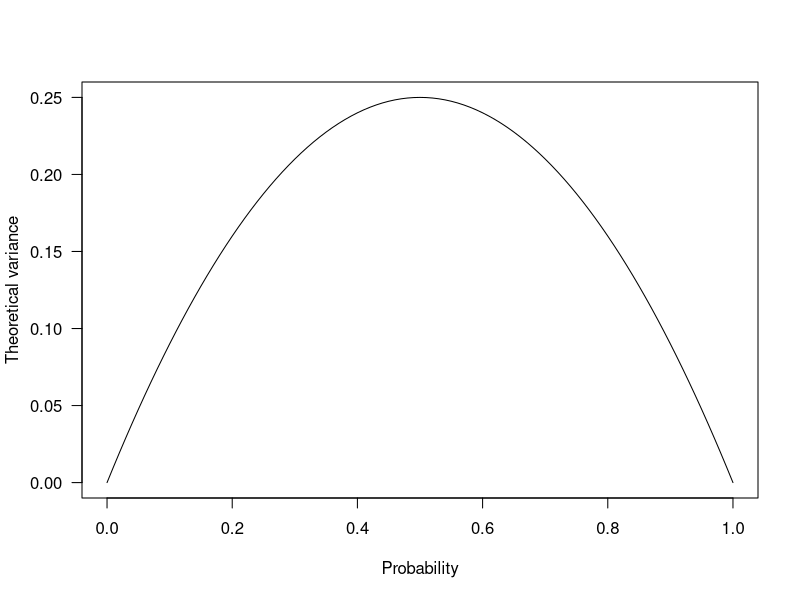
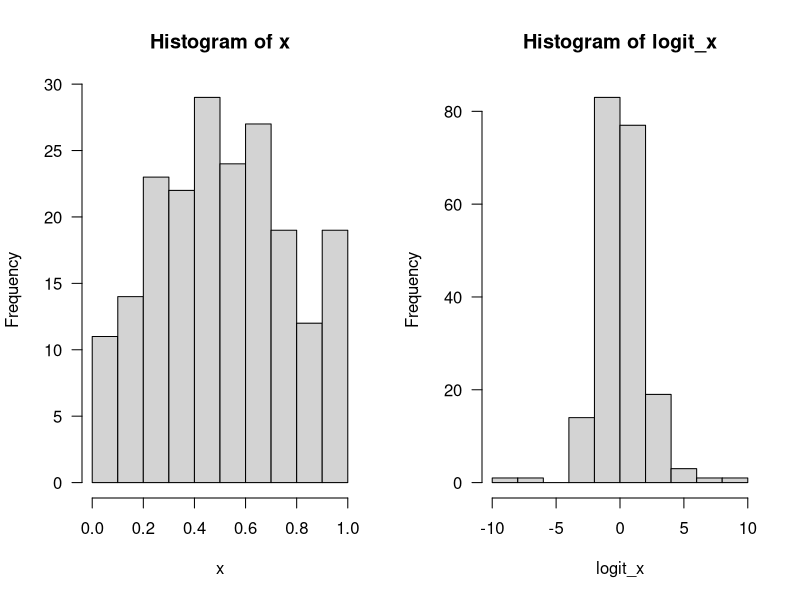
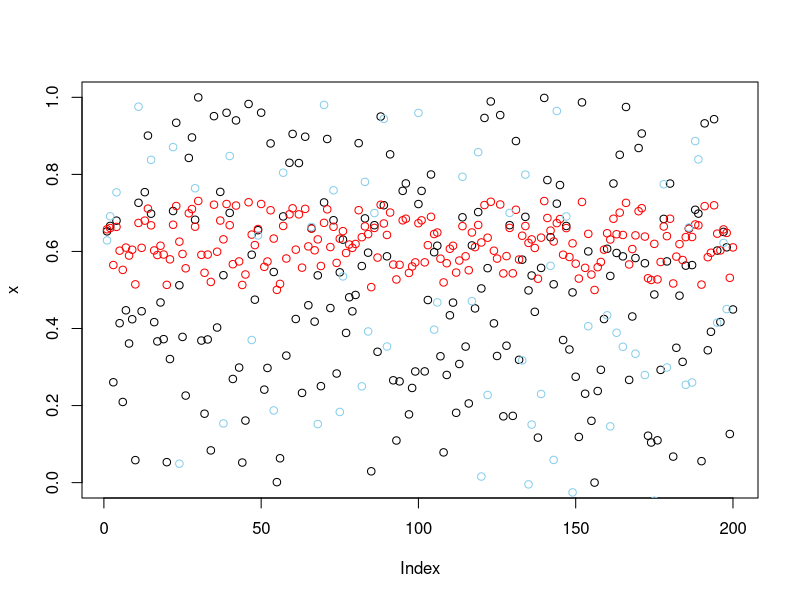
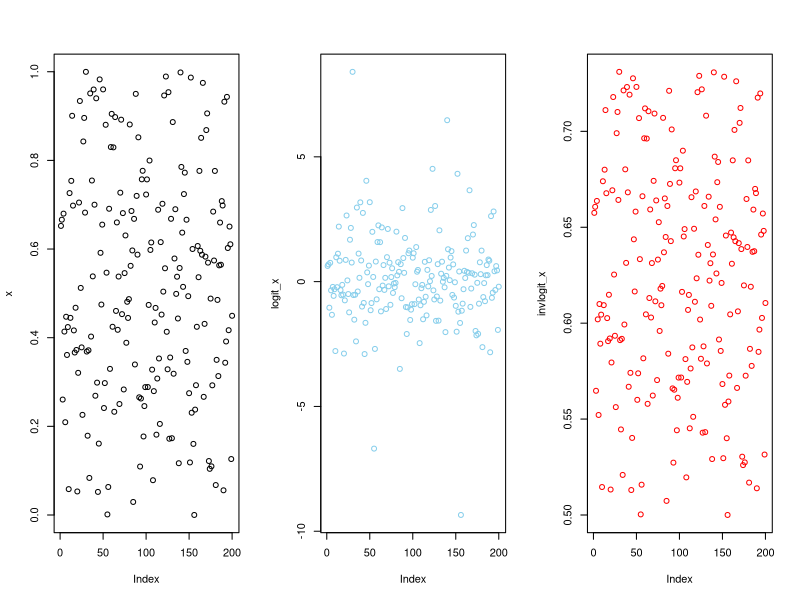
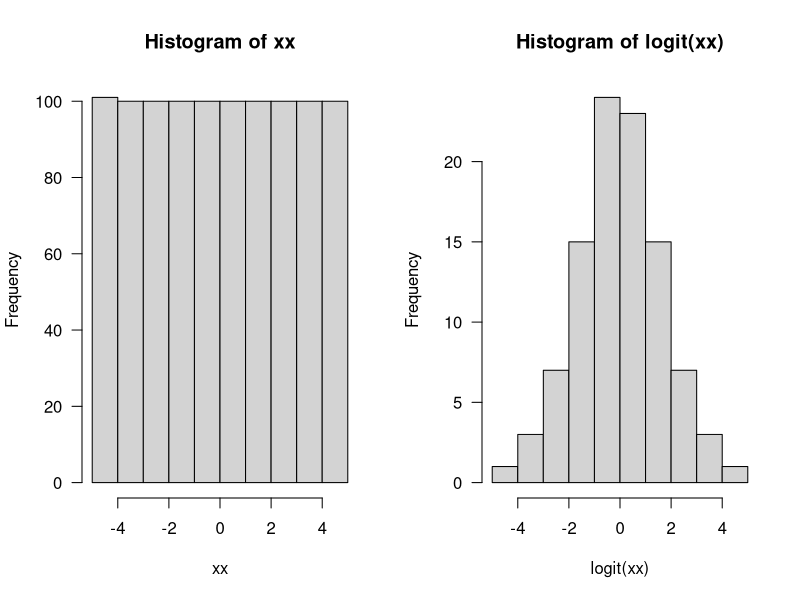
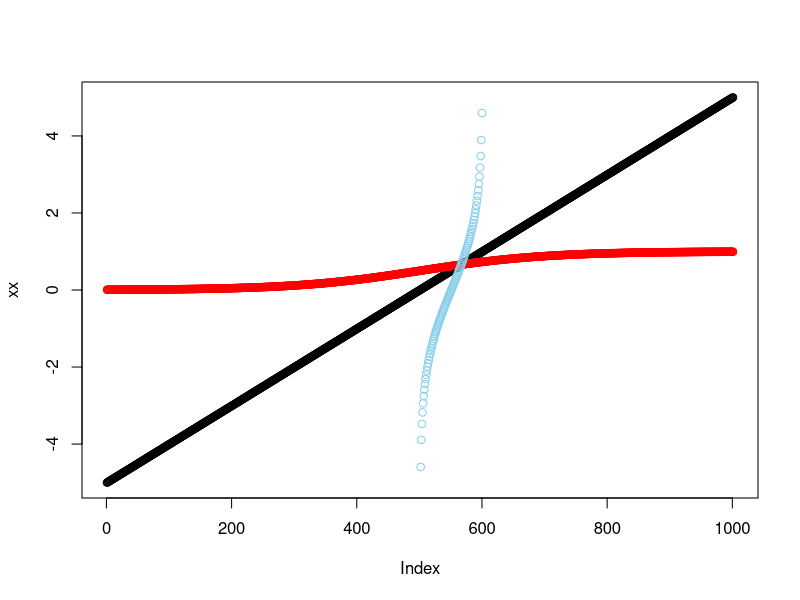
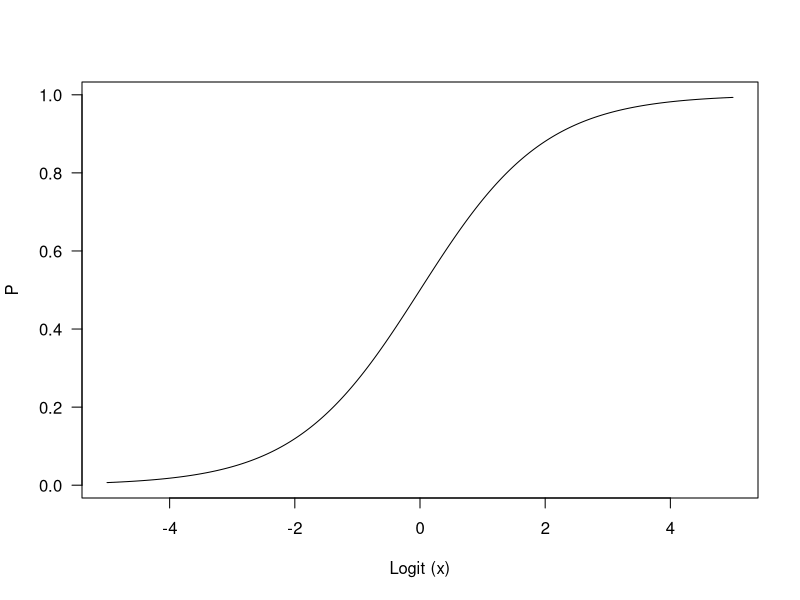
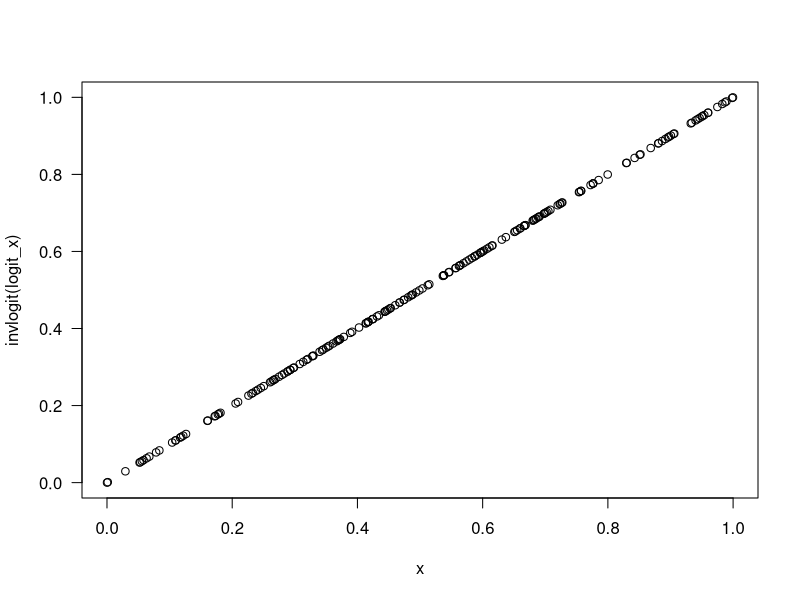

Write the R code that produced these figures, in order.
# setting the scene
x = seq(from=0, to=1, by=0.01) # p-values
v_b = x*(1-x) # theoretical binomial variance σ2 = np(1−p)

par(mfrow=c(1,1))
plot(
  x, v_b,
  type="l", 
  xlab="Probability", 
  ylab="Theoretical variance", 
  las=1
)
# variance is largest when p = 0.5, when theres a 50% prob. of "yes"
# smallest when we have almost no "yes" / almost all "yes"

#log = natural logarithm, NOT log10 transformation ####
logit = function(x) log(x/(1-x))
invlogit = function(x) 1/(1+exp(-x))

logit_x = logit(x)
print(x[1:10])
print(logit_x[1:10])
print(invlogit(logit_x[1:10])) # the inverse function reverses the logit function


x = runif(200)
logit_x = logit(x)
invlogit_x = invlogit(x)


par(mfrow=c(1,2))
hist(x, las=1)
hist(logit_x, las=1)
# hist(invlogit_x, las = 1)

par(mfrow=c(1,1))
plot(x)
points(invlogit_x, col = "red")
points(logit_x, col = "skyblue")

par(mfrow=c(1,3))
plot(x)
plot(logit_x, col = "skyblue")
plot(invlogit_x, col = "red")

xx = seq(-5, 5, 0.01)

par(mfrow=c(1,2))
hist(xx, las=1)
hist(logit(xx), las=1)

par(mfrow=c(1,1))
plot(xx)
points(invlogit(xx), col = "red")
points(logit(xx), col = "skyblue")

plot(xx, 
  invlogit(xx), 
  type="l", las=1,
  xlab="Logit (x)",
  ylab="P"
)
plot(x, 
  invlogit(logit_x), 
  las=1)

# probit link transformation ####
par(mfrow=c(1,1))
plot(xx, invlogit(xx), type="l", las=1,
xlab="Logit/Probit (x)",
ylab="P")

# probit link - corresponds to the quantile distribution of the standard normal distribution (which is why we can use the pnorm function to compute the inverse).
lines(xx, pnorm(xx), lty=2)
legend("topleft", legend=c("Logit", "Probit"),
lty=c(1,2), bty="n")

print(x[1:10])
print(pnorm(x[1:10]))
pnorm(0)

# Logistic regression ####
x = rnorm(200, 10, 3)
eta =-2 + 0.4*x + rnorm(200, 0, 2) # formulating a linear predictor η

plot(eta)

p = invlogit(eta) #transforming the predicted values into probabilities

plot(p)
?rbinom
y = rbinom(200, 1, p) # finally binarizing the data by sampling from the binomial distribution

par(mfrow=c(1,3))
plot(x, eta, las=1)
plot(x, p, las=1, ylab = "probability")
plot(x, y, las=1)

m = glm(y~x, family=binomial(link="logit"))
summary(m)
# the summary parameters are on the linked scale, here logit
#exercise plot ####

x <- rnorm(200, 10, 3) # i guess these are observations

# linear predictor ? 
eta =-2 + 0.4*x + rnorm(200, 0, 2)

par(mfrow = c(1,1))
plot(x, eta) #i guess its somewhat linear

#transforming into probabilities ?
p = invlogit(eta) 
y = rbinom(200, 1, p)

# model fitting
m <- glm(y ~ x, binomial(link = "logit"))
summary(m)
x_coefs <- summary(m)$coef

# im not sure
x_pred <- seq(min(x), max(x), by = 0.01)
y_hat <- x_coefs[1,1] + x_coefs[2,1]*x_pred
p_hat <- invlogit(y_hat)

p_invlogit <- invlogit(p)

plot(x, y)
lines(x_pred, p_hat)
abline(h = 0.5, v = 6, lty = 2)
